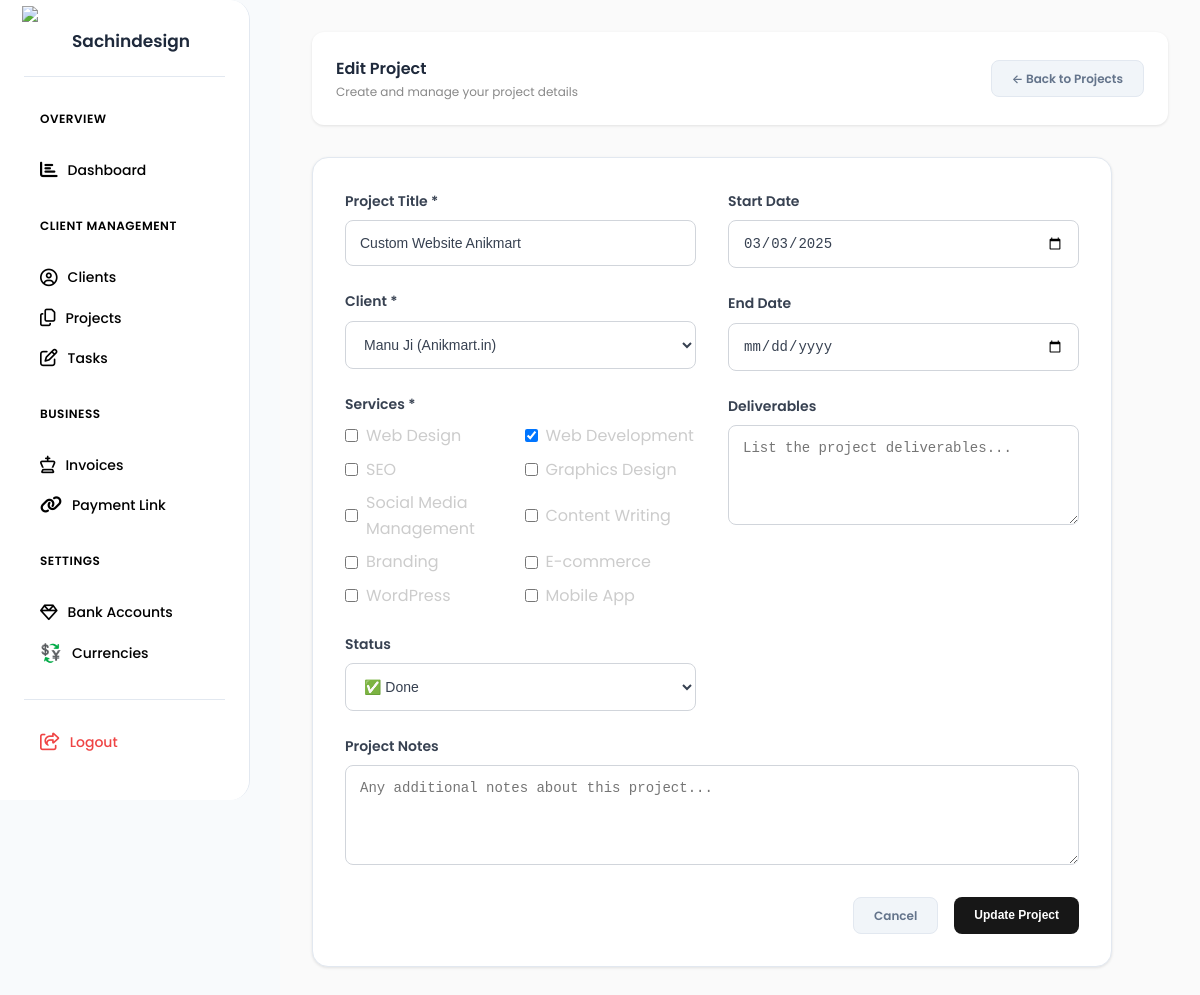
Page /add-project.php?edit=4 (signed in) on the committed database.
### tables this page shows
CREATE TABLE `projects` (
  `id` int(11) NOT NULL,
  `title` varchar(255) NOT NULL,
  `client_id` int(11) NOT NULL,
  `services` longtext DEFAULT NULL CHECK (json_valid(`services`)),
  `start_date` date DEFAULT NULL,
  `end_date` date DEFAULT NULL,
  `status` enum('Idea','In Progress','Review','Done') DEFAULT 'Idea',
  `deliverables` text DEFAULT NULL,
  `file_path` varchar(255) DEFAULT NULL,
  `notes` text DEFAULT NULL,
  `created_at` timestamp NULL DEFAULT current_timestamp()
);

CREATE TABLE `clients` (
  `id` int(11) NOT NULL,
  `name` varchar(255) NOT NULL,
  `email` varchar(255) NOT NULL,
  `phone` varchar(20) DEFAULT NULL,
  `country` varchar(100) DEFAULT 'India',
  `whatsapp` varchar(20) DEFAULT NULL,
  `brand_name` varchar(255) DEFAULT NULL,
  `reference_websites` text DEFAULT NULL,
  `status` enum('Active','Paused','Completed') DEFAULT 'Active',
  `notes` text DEFAULT NULL,
  `created_at` timestamp NULL DEFAULT current_timestamp()
);

### add-project.php (the view, shortened to what this page needs)
<?php
require_once 'config/database.php';
$isEdit = isset($_GET['edit']);
$projectId = $_GET['edit'] ?? null;
$project = null;
try {
    $clientsStmt = $pdo->query("SELECT id, name, brand_name FROM clients ORDER BY name");
    $clients = $clientsStmt->fetchAll();
} catch(PDOException $e) {
    $error = "Error fetching clients: " . $e->getMessage();
}
if ($isEdit && $projectId) {
    try {
        $stmt = $pdo->prepare("SELECT * FROM projects WHERE id = ?");
        $stmt->execute([$projectId]);
        $project = $stmt->fetch();
    } catch(PDOException $e) {
        $error = "Error: " . $e->getMessage();
    }
}
$availableServices = [
    'Web Design',
    'Web Development',
    'SEO',
    'Graphics Design',
    'Social Media Management',
    'Content Writing',
    'Branding',
    'E-commerce',
    'WordPress',
    'Mobile App'
];
?>
<!DOCTYPE html>
<html lang="en">
<head>
    <link href="assets/style.css" rel="stylesheet">
<link rel="stylesheet" href="https://cdnjs.cloudflare.com/ajax/libs/font-awesome/6.5.0/css/all.min.css">
</head>
<body>
    <div class="container">
        <nav class="sidebar">
           <div class="logo">
    <div class="logo-icon">
        <img src="https://sachindesign.com/assets/img/Sachin's%20photo.png" alt="Logo Icon" />
    </div>
    <div class="logo-text">Sachindesign</div>
</div>
            <div class="nav-section">
                <div class="nav-title">Overview</div>
                <a href="index.php" class="nav-item">
                    <span class="nav-item-icon"><i class="fas fa-chart-bar"></i></span>
                    <span>Dashboard</span>
                </a>
            </div>
            <div class="nav-section">
                <div class="nav-title">Client Management</div>
                <a href="clients.php" class="nav-item">
                    <span class="nav-item-icon"><i class="fa-regular fa-circle-user"></i></span>
                    <span>Clients</span>
                </a>
                <a href="projects.php" class="nav-item">
                    <span class="nav-item-icon"><i class="fa-regular fa-copy"></i></span>
                    <span>Projects</span>
                </a>
                <a href="tasks.php" class="nav-item">
                    <span class="nav-item-icon"><i class="fa-regular fa-pen-to-square"></i></span>
                    <span>Tasks</span>
                </a>
            </div>
            <div class="nav-section">
                <div class="nav-title">Business</div>
                <a href="invoices.php" class="nav-item">
                    <span class="nav-item-icon"><i class="fa-regular fa-chess-king"></i></span>
                    <span>Invoices</span>
                </a>
                <a href="paymentlink.php" class="nav-item">
                    <span class="nav-item-icon"><i class="fa-solid fa-link"></i></span>
                    <span>Payment Link</span>
                </a>
            </div>
            <div class="nav-section">
                <div class="nav-title">Settings</div>
                <a href="bank-accounts.php" class="nav-item">
                    <span class="nav-item-icon"><i class="fa-regular fa-gem"></i></span>
                    <span>Bank Accounts</span>
                </a>
                <a href="currencies.php" class="nav-item">
                    <span class="nav-item-icon">💱</span>
                    <span>Currencies</span>
                </a>
            </div>
                <div class="nav-section" style="margin-top: auto; border-top: 1px solid #e2e8f0; padding-top: 1rem;">
        <a href="logout.php" class="nav-item logout-item" onclick="return confirm('Are you sure you want to logout?')">
                    <span class="nav-item-icon"><i class="fa-regular fa-share-from-square"></i></span>
            <span>Logout</span>
        </a>
    </div>
        </nav>
        <main class="main-content">
            <header class="header">
                <div>
                    <h1><?php echo $isEdit ? ' Edit Project' : 'Add New Project'; ?></h1>
                    <p style="color: #888;">Create and manage your project details</p>
                </div>
                <a href="projects.php" class="btn btn-secondary">← Back to Projects</a>
            </header>
            <form method="POST" class="form">
                <div style="display: grid; grid-template-columns: 1fr 1fr; gap: 2rem;">
                    <div>
                        <div class="form-group">
                            <label class="form-label" for="title">Project Title *</label>
                            <input type="text" id="title" name="title" class="form-input"
                                   value="<?php echo htmlspecialchars($project['title'] ?? ''); ?>" required>
                        </div>
                        <div class="form-group">
                            <label class="form-label" for="client_id">Client *</label>
                            <select id="client_id" name="client_id" class="form-select" required>
                                <?php foreach ($clients as $client): ?>
                                    <option value="<?php echo $client['id']; ?>"
                                            <?php echo ($project['client_id'] ?? '') == $client['id'] ? 'selected' : ''; ?>>
                                        <?php echo htmlspecialchars($client['name']); ?>
                                        <?php if ($client['brand_name']): ?>
                                            (<?php echo htmlspecialchars($client['brand_name']); ?>)
                                        <?php endif; ?>
                                    </option>
                                <?php endforeach; ?>
                            </select>
                        </div>
                        <div class="form-group">
                            <label class="form-label">Services *</label>
                            <div style="display: grid; grid-template-columns: 1fr 1fr; gap: 0.5rem; margin-top: 0.5rem;">
                                <?php
                                $selectedServices = [];
                                if ($project && $project['services']) {
                                    $selectedServices = json_decode($project['services'], true) ?? [];
                                }
                                foreach ($availableServices as $service):
                                ?>
                                    <label style="display: flex; align-items: center; gap: 0.5rem; color: #ccc;">
                                        <input type="checkbox" name="services[]" value="<?php echo $service; ?>"
                                               <?php echo in_array($service, $selectedServices) ? 'checked' : ''; ?>
                                               style="margin: 0;">
                                        <?php echo $service; ?>
                                    </label>
                                <?php endforeach; ?>
                            </div>
                        </div>
                        <div class="form-group">
                            <label class="form-label" for="status">Status</label>
                            <select id="status" name="status" class="form-select" required>
                                <option value="Done" <?php echo ($project['status'] ?? '') == 'Done' ? 'selected' : ''; ?>>✅ Done</option>
                            </select>
                        </div>
                    </div>
                    <div>
                        <div class="form-group">
                            <label class="form-label" for="start_date">Start Date</label>
                            <input type="date" id="start_date" name="start_date" class="form-input"
                                   value="<?php echo $project['start_date'] ?? ''; ?>">
                        </div>
                        <div class="form-group">
                            <label class="form-label" for="end_date">End Date</label>
                            <input type="date" id="end_date" name="end_date" class="form-input"
                                   value="<?php echo $project['end_date'] ?? ''; ?>">
                        </div>
                        <div class="form-group">
                            <label class="form-label" for="deliverables">Deliverables</label>
                            <textarea id="deliverables" name="deliverables" class="form-textarea"
                                      placeholder="List the project deliverables..."><?php echo htmlspecialchars($project['deliverables'] ?? ''); ?></textarea>
                        </div>
                    </div>
                </div>
                <div class="form-group">
                    <label class="form-label" for="notes">Project Notes</label>
                    <textarea id="notes" name="notes" class="form-textarea"
                              placeholder="Any additional notes about this project..."><?php echo htmlspecialchars($project['notes'] ?? ''); ?></textarea>
                </div>
                <div style="display: flex; gap: 1rem; justify-content: flex-end;">
                    <a href="projects.php" class="btn btn-secondary">Cancel</a>
                    <button type="submit" class="btn btn-primary">
                        <?php echo $isEdit ? 'Update Project' : 'Create Project'; ?>
                    </button>
                </div>
            </form>
        </main>
    </div>
</body>
</html>

### assets/style.css (style rules this page uses)
* { margin: 0; padding: 0; box-sizing: border-box; }
body { font-family: 'Poppins', -apple-system, BlinkMacSystemFont, sans-serif; background: #f8fafc; color: #1e293b; line-height: 1.6; }
.container { display: flex; min-height: 100vh; }
.sidebar { border-radius: 0px 20px 20px 0px; width: 250px; background: #ffffff; padding: 1.5rem; position: fixed; height: 100vh; overflow-y: auto; border-right: 1px solid #e2e8f0; box-shadow: none; }
.logo { display: flex; align-items: center; gap: 0.75rem; margin-bottom: 2rem; padding-bottom: 1rem; border-bottom: 1px solid #e2e8f0; }
.logo-icon { width: 36px; height: 36px; background: linear-gradient(135deg, #667eea 0%, #764ba2 100%); border-radius: 8px; display: flex; align-items: center; justify-content: center; font-weight: bold; color: white; font-size: 1.1rem; }
.logo-text { font-size: 17px; font-weight: 600; color: #1e293b; }
.logo-icon img { width: 40px; height: auto; }
.logo-icon { background: #0000!important; }
.main-content { background: #fafafa !important; }
.nav-section { margin-bottom: 2rem; }
.nav-title { color: #000000; margin-bottom: 0px; font-size: 0.75rem; font-weight: 600; text-transform: uppercase; margin-bottom: 1rem; letter-spacing: 0.5px; padding-left: 1rem; }
.nav-item { display: flex; align-items: center; gap: 10px; padding: 0.75rem 1rem; color: #000000; text-decoration: none; border-radius: 8px; font-size: 14px; margin-bottom: -0.75rem; transition: all 0.2s; font-weight: 500; }
.nav-item-icon { font-size: 1.1rem; }
.main-content { flex: 1; margin-left: 280px; padding: 2rem; background: #fafafa; }
.header { display: flex; justify-content: space-between; align-items: center; margin-bottom: 2rem; background: white; padding: 1.5rem; border-radius: 12px; box-shadow: 0 1px 3px rgba(0, 0, 0, 0.1); }
.header h1 { font-size: 16px !important; font-weight: 600; color: #1e293b; }
.header p { font-size:12px; color: #64748b; }
.btn { padding: 8px 20px; border: none; border-radius: 8px; font-weight: 600; font-size: 12px; cursor: pointer; transition: all 0.2s; text-decoration: none; display: flex; align-items: center; gap: 0.5rem; }
.btn-primary { background: #171717; color: white; }
.btn-secondary { background: #f1f5f9; color: #64748b; border: 1px solid #e2e8f0; }
.form { background: white; padding: 2rem; border-radius: 16px; border: 1px solid #e2e8f0; box-shadow: 0 1px 3px rgba(0, 0, 0, 0.1); max-width: 800px; }
.form-group { margin-bottom: 1.5rem; }
.form-label { display: block; margin-bottom: 0.5rem; font-weight: 600; color: #374151; font-size: 0.875rem; }
.form-input, .form-select, .form-textarea { width: 100%; padding: 0.875rem; border: 1px solid #d1d5db; border-radius: 8px; background: #ffffff; color: #374151; font-size: 0.875rem; transition: all 0.2s; }
.form-textarea { resize: vertical; min-height: 100px; }
.logout-item { color: #ef4444 !important; transition: all 0.2s; }

### rows in the picture
projects: title "Custom Website Anikmart", client_id "Manu Ji (Anikmart.in)", services "☑", status "✅ Done", start_date "03/03/2025"

### other values in the picture
$service "Web Design"
$service "Web Development"
$service "SEO"
$service "Graphics Design"
$service "Social Media Management"
$service "Content Writing"
$service "Branding"
$service "E-commerce"
$service "WordPress"
$service "Mobile App"
